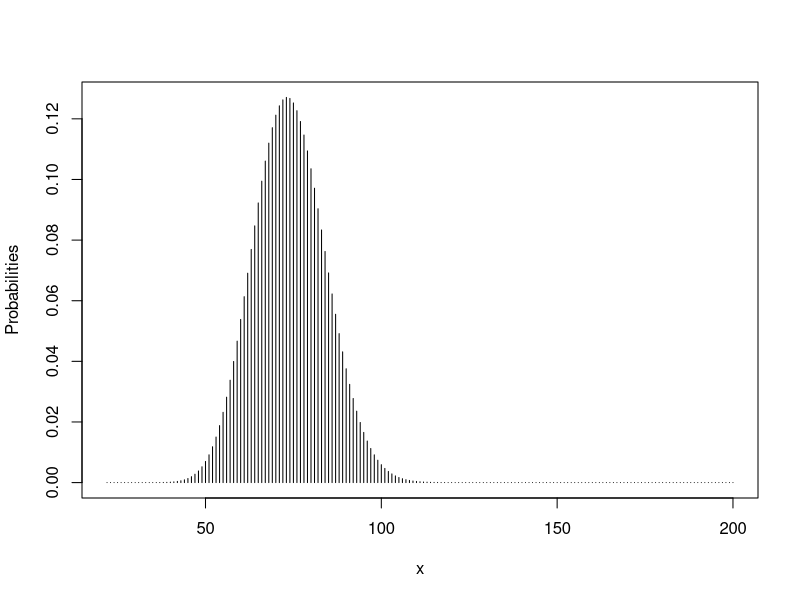
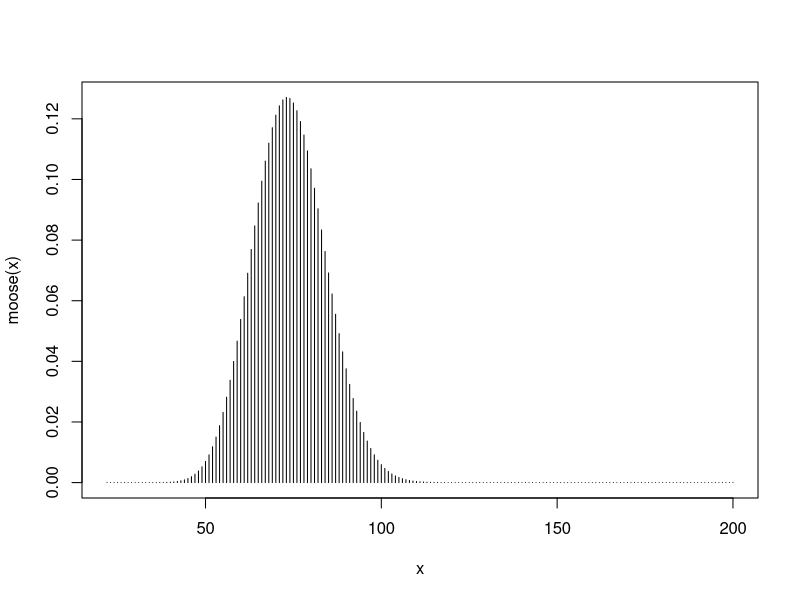
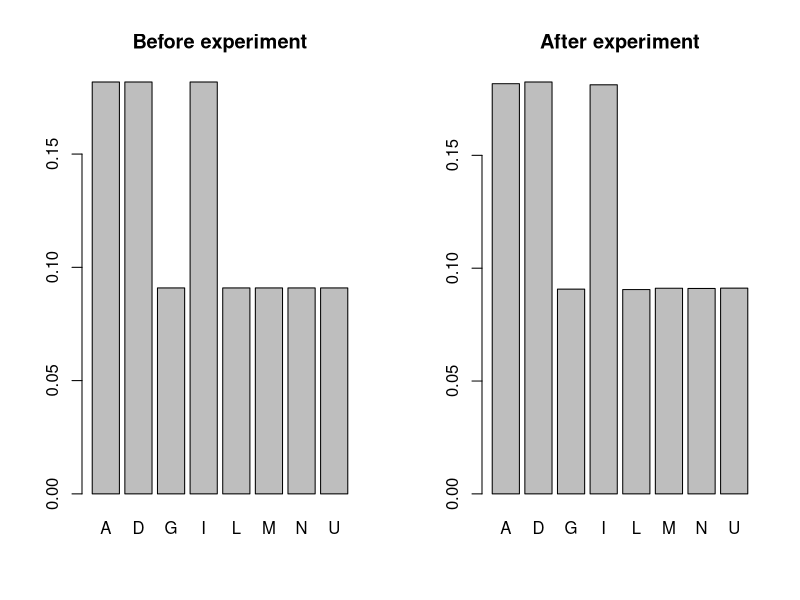
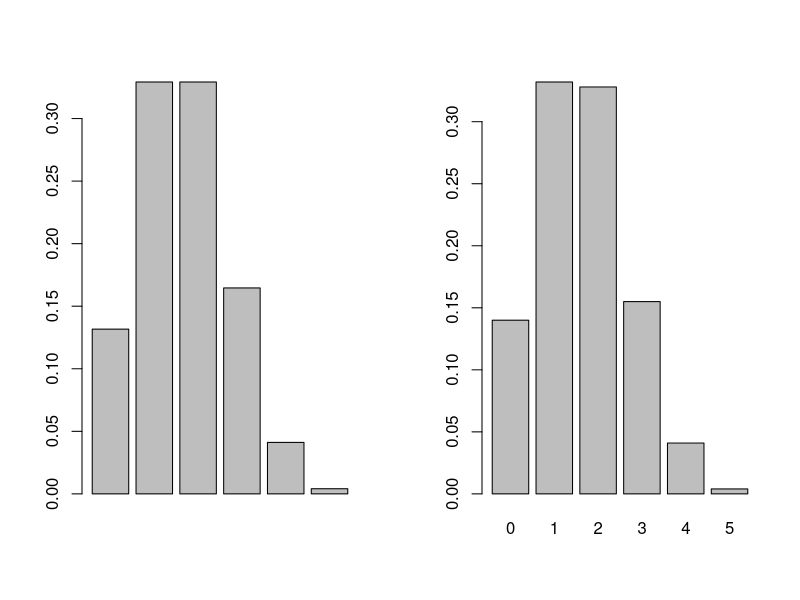

Write R code to recreate these figures, in order.
# laboratory work no.1
# nl – number of letters in your name.
# sl – number of letters in your surname.
# month – your birthday month.
month <- 4
nl <- 6
sl <- 5
# mood(5/2)<-> 5%%2

#*****************************
#*     Task 1
#*****************************
p1 <- (sl %% 4) * 0.1 + 0.5
p2 <- nl %% 4 * 0.1 + 0.05
h <- ((nl + sl) %% 6 + 3) * 10

# 1. You ask your neighbor to water a sickly plant while you are on vacation. Without water it   # nolint: line_length_linter.
# will die with probability p1; with water it will die with probability p2. You are h percent    # nolint: line_length_linter.
# certain that your neighbor will remember to water the plant. What is the probability           # nolint: line_length_linter.
# that the plant will be alive when you return? If it is dead when you return, what is the       # nolint: line_length_linter.
# probability your neighbor forgot to water it?

# PA - plant will be alive;
# PD - plant will die;
# H1 - neighbor will remember to water the plant
# H2 - neighbor will forget to water the plant
h <- h / 100
is_alive <- function(p1, p2, h) {
  alive <- h * (1 - p2) + (1 - h) * (1 - p1)
  return(alive)
}
print(is_alive(p1, p2, h))

forgot_to_water <- function(p1, p2, h) {
  prob_dead_no_water <- (1 - h) * p1
  prob_dead_with_water <- h * p2
  return(prob_dead_no_water / (prob_dead_no_water + prob_dead_with_water))
}
print(forgot_to_water(p1, p2, h))


#*****************************
#*     Task 2
#*****************************

# 2.There are unknown number of moose on Isle Royale. To estimate the number of moose,
# M moose are captured and tagged. Six months later n moose are captured and it is found
# that m of these are tagged. Draw a graph for probability, that out of n selected moose
# m are tagged. Estimate the maximum likelihood number of moose on Isle Royale from
# these data. What is this probability?
month <- 2
nl <- 4
sl <- 13
M <- (sl %% 4 + 1) * 100
n <- (nl %% 4) + 60
m <- month + 20
M
n
m

x <- m:M
x # Because x is randome variable
# Draw a graph for probability, that out of n selected moose m are tagged.
plot(x, dhyper(m, x, M - x, n), type = "h", ylab = "Probabilities")
# Estimate the maximum likelihood number of moose on Isle Royale from these data.
k0 <- which.max(dhyper(m, x, M - x, n))
x[k0]

# result using function(x)
x <- m:M
moose <- function(x) dhyper(m, x, M - x, n)
plot(x, moose(x), type = "h")

#*****************************
#*     Task 3
#*****************************
# 3. Using the letters from your name and surname, model experiment of getting
# a sequence of 2000 elements with unequal probabilities (probabilities should
# show the frequency of the same letters occurrence in your name and surname.)
# Using a histogram compare the probabilities before and after experiment. NOTE.
# The letters in the population should be written in alphabetical order

let1 <- c("D", "A", "N", "I", "L", "A", "G", "U", "D", "I", "M") # DANILA GUDIM
table(let1)
let2 <- c("A", "D", "G", "I", "L", "M", "N", "U")
pr <- c(2, 2, 1, 2, 1, 1, 1, 1) / 11 # Probabilities before exp.
# table(letters) #prob of each letter
n <- 1000000
# prop.table(table(sample(let1, size=n, replace=TRUE)))
# all letters can repeat k times;

x <- sample(let2, n, prob = pr, replace = TRUE)

tab <- table(x) / length(x) # probabilities after exp.
print(tab)
par(mfrow = c(1, 2))
barplot(pr, names.arg = let2, main = "Before experiment") # histogram for probabilities before experiment
barplot(tab, main = "After experiment") # histogram for probabilities after experiment

#*****************************
#*     Task 4
#*****************************
# 4. Using sample procedure, model experiment of tossing k dices. Do this
# experiment n times. Draw an empirical and theoretical density function of
# number of ”more than 4” occurred. Calculate the mean and variance. Compare
# with theoretical mean and variance. NOTE. Mean, sum and variance for
# the x vector you can find using mean(x), sum(x), var(x) functions.
k_dices <- nl %% 3 + 4
n_times <- month * 500

# more than 4 occurred {5,6}
prob_ge_4 <- 2 / 6
k_dices_vec <- 0:k_dices
k_dices_prob <- dbinom(k_dices_vec, k_dices, prob_ge_4)
rbind(k_dices_vec, k_dices_prob)

# Sample:
y <- sample(k_dices_vec, n_times, replace = TRUE, prob = k_dices_prob)
table(y) / n_times
# GRAPHS
par(mfrow = c(1, 2))
barplot(k_dices_prob)
barplot(table(y) / n_times)
# MEAN and Variance from exp.
print(mean(y))
print(var(y))
# MEAN and Variance before exp.
n4 <- k_dices
n4 * prob_ge_4
n4 * prob_ge_4 * (1 - prob_ge_4)

#*****************************
#*     Task 5
#*****************************
# 5.Let X is a random variable distributed by normal distribution with two
# parameters m and s. Using density function find out how these parameters
# change density function (draw 4 graphs, where m is fixed and s is increasing,
# to find out what s does to the graph. Then draw 4 graphs, where s is fixed
# and m is increasing, to find out what m does to the graph).
# ...
#*****************************
#*     Task 6
#*****************************
# Let X is a random variable distributed by x distribution, with parameter (parameter’s)
# par. Generate this random variable N times. Calculate the mean and variance. Compare
# with theoretical mean and variance. Draw an empirical density function.
# if i = 2 then: X ∼ Poisson(λ); N = month · 1000; par: λ = (mod(month/3) + 1).
